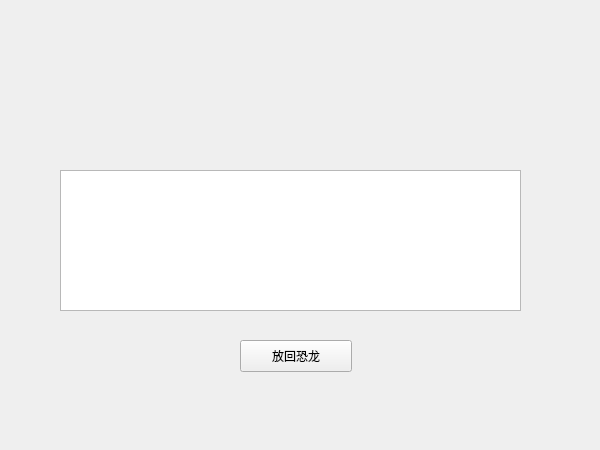
<?xml version="1.0" encoding="UTF-8"?>
<ui version="4.0">
 <class>BottleQuestion</class>
 <widget class="QWidget" name="BottleQuestion">
  <property name="geometry">
   <rect>
    <x>0</x>
    <y>0</y>
    <width>600</width>
    <height>450</height>
   </rect>
  </property>
  <property name="windowTitle">
   <string>Form</string>
  </property>
  <widget class="QPushButton" name="pushButton">
   <property name="geometry">
    <rect>
     <x>240</x>
     <y>340</y>
     <width>112</width>
     <height>32</height>
    </rect>
   </property>
   <property name="text">
    <string>放回恐龙</string>
   </property>
  </widget>
  <widget class="QTextEdit" name="textEdit">
   <property name="geometry">
    <rect>
     <x>60</x>
     <y>170</y>
     <width>461</width>
     <height>141</height>
    </rect>
   </property>
  </widget>
  <widget class="QLabel" name="label">
   <property name="geometry">
    <rect>
     <x>60</x>
     <y>50</y>
     <width>541</width>
     <height>101</height>
    </rect>
   </property>
   <property name="text">
    <string/>
   </property>
  </widget>
 </widget>
 <resources/>
 <connections/>
</ui>
